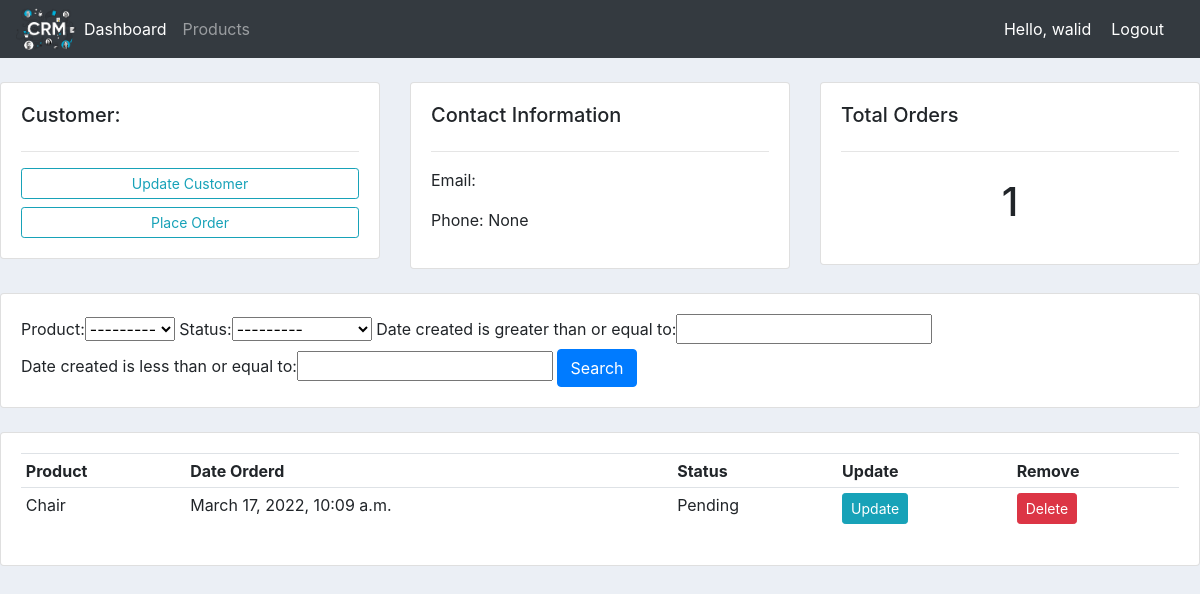
The page /customer/3/ (signed in) on the database its author committed.
### accounts/models.py (models this page shows, shortened)
class Customer(models.Model):
    user = models.OneToOneField(User, null=True, blank=True, on_delete=models.CASCADE)
    name = models.CharField(max_length=200, null=True)
    phone = models.CharField(max_length=200, null=True)
    customer_orders = models.IntegerField(null=True)
    profile_pic = models.ImageField(default="default.png", null=True, blank=True)
    date_created = models.DateTimeField(auto_now_add=True, null=True)

class Order(models.Model):
    STATUS = (
        ('Pending','Pending'),
        ('Out for delivery','Out for delivery'),
        ('Delivered','Delivered'),
    )
    customer = models.ForeignKey(Customer, null=True, on_delete=models.SET_NULL) #One to many rel.
    product = models.ForeignKey(Product, null=True, on_delete=models.SET_NULL)
    date_created = models.DateTimeField(auto_now_add=True, null=True)
    status = models.CharField(max_length=200, null=True, choices=STATUS)

class Product(models.Model):
    CATEGORY = (
        ('Indoor','Indoor'),
        ('Outdoor','Outdoor'),
    )
    name =  models.CharField(max_length=200, null=True)
    price =  models.FloatField(null=True)
    category =  models.CharField(max_length=200, null=True, choices=CATEGORY)
    description =  models.CharField(max_length=200, null=True, blank=True) #blank means can make it blank.
    date_created = models.DateTimeField(auto_now_add=True, null=True)
    tags = models.ManyToManyField(Tag) #Many to many rel.
    def __str__(self):
        return self.name

### accounts/decorators.py (the view)
        def wrapper_func(request, *args, **kwargs):
            group = None
            if request.user.groups.exists():
                group = request.user.groups.all()[0].name
            if group in allowed_roles:
                return view_func(request, *args, **kwargs)
            else:
                return HttpResponse('You are not authorized to view this page.')

### accounts/views.py (called while the page is built)
@login_required(login_url='login')
@allowed_users(allowed_roles=['admin'])
def customer(request, pk_test):
    customer = Customer.objects.get(id=pk_test)
    orders = customer.order_set.all()
    total_orders = orders.count()
    myFilter = OrderFilter(request.GET, queryset=orders)
    orders = myFilter.qs
    context = {'customer':customer, 'orders':orders, 'total_orders':total_orders, 'myFilter':myFilter}
    return render(request, 'accounts/customer.html', context)

### accounts/templates/accounts/customer.html
{% extends 'accounts/main.html' %}
{% block content %}
<br>
<div class="row">
	<div class="col-md">
		<div class="card card-body">
			<h5>Customer:</h5>
			<hr>
			<a class="btn btn-outline-info  btn-sm btn-block" href="{% url 'account' %}">Update Customer</a>
			<a class="btn btn-outline-info  btn-sm btn-block" href="{% url 'create_order' customer.id %}">Place Order</a>
		</div>
	</div>
	<div class="col-md">
		<div class="card card-body">
			<h5>Contact Information</h5>
			<hr>
			<p>Email: {{customer.email}} </p>
			<p>Phone: {{customer.phone}}</p>
		</div>
	</div>
	<div class="col-md">
		<div class="card card-body">
			<h5>Total Orders</h5>
			<hr>
			<h1 style="text-align: center;padding: 10px">{{total_orders}}</h1>
		</div>
	</div>
</div>
<br>
<div class="row">
	<div class="col">
		<div class="card card-body">
			<form method="get">
				{{myFilter.form}}
		    <button class="btn btn-primary" type="submit">Search</button>
		  </form>
		</div>
	</div>
</div>
<br>
<div class="row">
	<div class="col-md">
		<div class="card card-body">
			<table class="table table-sm">
				<tr>
					<th>Product</th>
					<th>Date Orderd</th>
					<th>Status</th>
					<th>Update</th>
					<th>Remove</th>
				</tr>
				{% for order in orders %}
				<tr>
					<td>{{order.product}}</td>
					<td>{{order.date_created}}</td>
					<td>{{order.status}}</td>
					<td><a class="btn btn-sm btn-info" href="{% url 'update_order' order.id %}">Update</a></td>
					<td><a class="btn btn-sm btn-danger" href="{% url 'delete_order' order.id %}">Delete</a></td>
				</tr>
				{% endfor %}
			</table>
		</div>
	</div>
</div>
{% endblock %}

### accounts/templates/accounts/navbar.html (shortened to what this page needs)
{% load static %}
<nav class="navbar navbar-expand-lg navbar-dark bg-dark">
    <img src="{% static 'images/logo.png' %}" width="60">
    <div class="collapse navbar-collapse" id="navbarNav">
      <ul class="navbar-nav">
        {% if request.user.is_staff %}
        <li class="nav-item active">
          <a class="nav-link" href="{% url 'home' %}">Dashboard</a>
        </li>
        <li class="nav-item">
          <a class="nav-link" href="{% url 'products' %}">Products</a>
        </li>
        {% else %}
        <li class="nav-item">
          <a class="nav-link" href="{% url 'account' %}">Settings</a>
        </li>
        {% endif %}
      </ul>
    </div>
    <span class="hello-msg">Hello, {{request.user}} </span>
    <span><a class="hello-msg" href="{% url 'logout' %}">Logout</a></span>
  </nav>

### static/css/main.css (style rules this page uses)
body { background-color: #ebeff5; }

### accounts/templates/accounts/navbar.html (style rules this page uses)
.hello-msg { font-size: 18x; color: #fff; margin-right: 20px; }

### rows shown on the page
Customer: phone "None"
Order: product "Chair", date_created "March 17, 2022, 10:09 a.m.", status "Pending"

### other values the page prints
{{ request.user }} "walid"
{{ total_orders }} "1"
